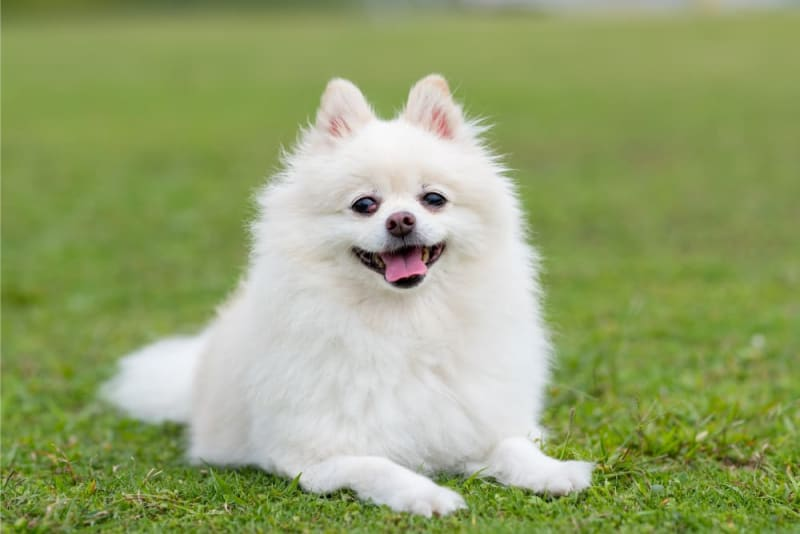
#> input picture Module_2/Week_1/dog.jpg, 800 x 534 px, found by its file name
$ python exercise_2_gray_image_converter.py
#> lines starting #> are read from the running program, lines starting #| are printed output that depends on the picture; long printed decimals are rounded
import matplotlib.image as mpimg
import math


def convert_gray_by_lightness(red, green, blue):

    # Initialize wide and height of image
    width = len(red[:, 0])
    height = len(red[0, :])

    result_image = [[0 for _ in range(height)] for _ in range(width)]

    for i in range(width):
        for j in range(height):
            result_image[i][j] = (
                (max(red[i, j], green[i, j], blue[i, j])) +
                (min(red[i, j], green[i, j], blue[i, j]))) / 2

    return tuple(result_image)


def convert_gray_by_avarage(red, green, blue):

    # Initialize wide and height of image
    width = len(red[:, 0])
    height = len(red[0, :])

    result_image = [[0 for _ in range(height)] for _ in range(width)]

    for i in range(width):
        for j in range(height):
            result_image[i][j] = sum([red[i, j], green[i, j], blue[i, j]]) / 3

    return tuple(result_image)


def convert_gray_by_luminosity(red, green, blue):

    # Initialize wide and height of image
    width = len(red[:, 0])
    height = len(red[0, :])

    result_image = [[0 for _ in range(height)] for _ in range(width)]

    for i in range(width):
        for j in range(height):
            result_image[i][j] = red[i, j] * 0.21 + \
                green[i, j] * 0.72 + blue[i, j] * 0.07

    return tuple(result_image)


if __name__ == "__main__":
    img = mpimg.imread("D:/2024/AIO2024/GIT/AIO-2024/Module_2/Week_1/dog.jpg")
#> img is the input picture: shape (534, 800, 3); mean R, G, B 149.2, 163.3, 110.6
    r_color = img[:, :, 0]
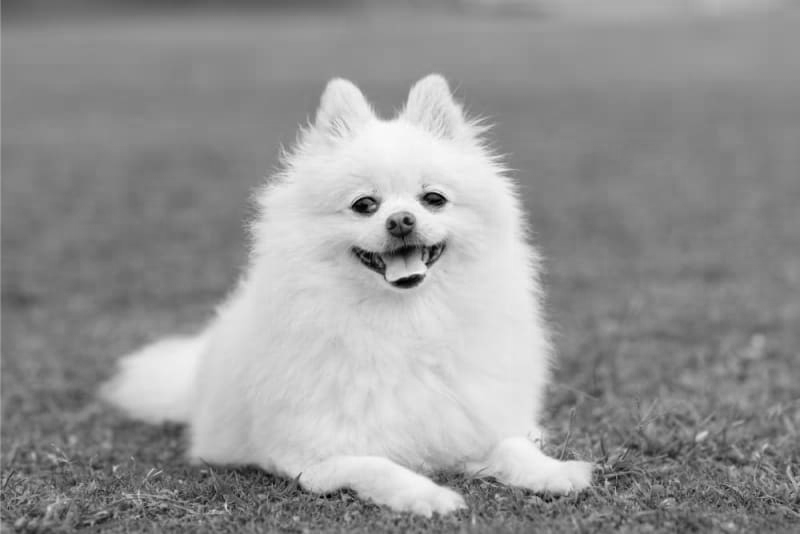
#> r_color: shape (534, 800); min 0, max 252, mean 149.2
    g_color = img[:, :, 1]
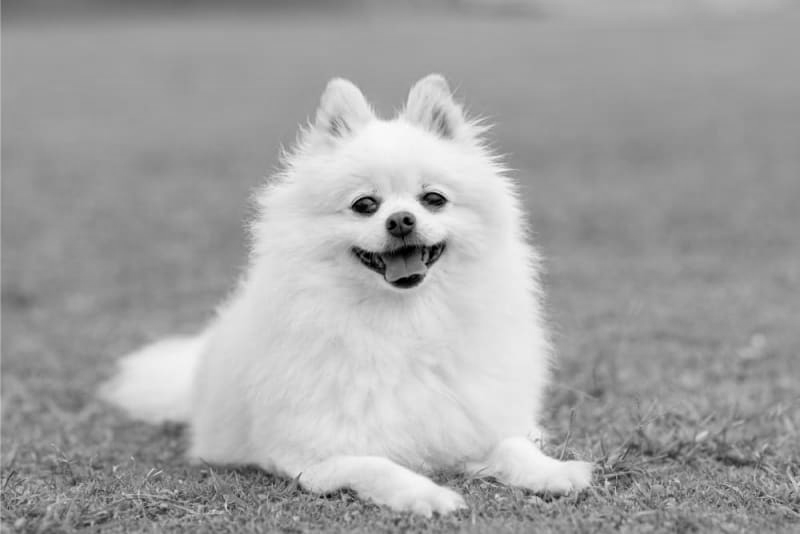
#> g_color: shape (534, 800); min 0, max 253, mean 163.3
    b_color = img[:, :, 2]
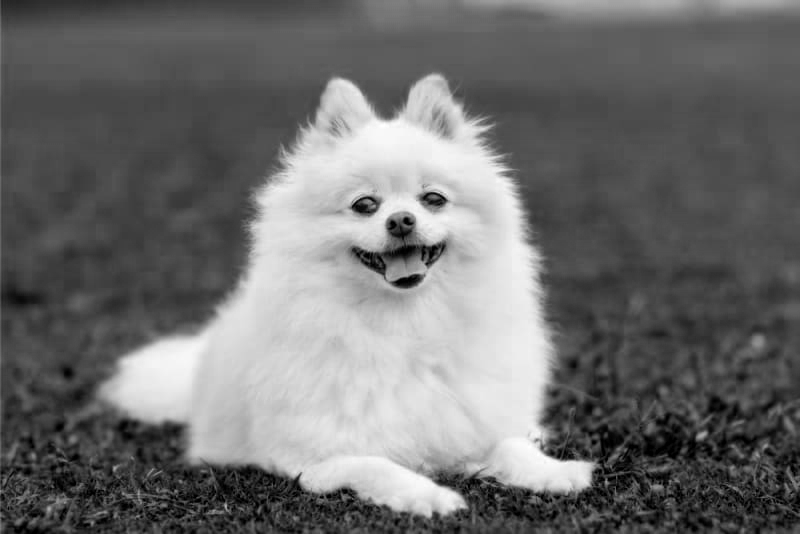
#> b_color: shape (534, 800); min 0, max 255, mean 110.6

    # Exercise 12: Use Lightness to convert into gray image
    gray_image = convert_gray_by_lightness(r_color, g_color, b_color)
#> in convert_gray_by_lightness, `width = len(red[:, 0])`: width = 534
#> in convert_gray_by_lightness, `height = len(red[0, :])`: height = 800
#> after the loop in convert_gray_by_lightness, `for i in range(width):`: result_image = 534 items
#> gray_image = 534 items
    print(gray_image[0][0])
#| 102.5
    # -> Answer: A

    # Exercise 13: Use Average to convert into gray image
    gray_image = convert_gray_by_avarage(r_color, g_color, b_color)
#> in convert_gray_by_avarage, `width = len(red[:, 0])`: width = 534
#> after the loop in convert_gray_by_avarage, `for i in range(width):`: result_image = 534 items
    print(gray_image[0][0])
#| 107.667
    # -> Answer: A

    # Exercise 14: Use Luminosity to convert into gray image
    gray_image = convert_gray_by_luminosity(r_color, g_color, b_color)
#> in convert_gray_by_luminosity, `width = len(red[:, 0])`: width = 534
#> after the loop in convert_gray_by_luminosity, `for i in range(width):`: result_image = 534 items
    print(gray_image[0][0])
#| 126.230
    # -> Answer: C
